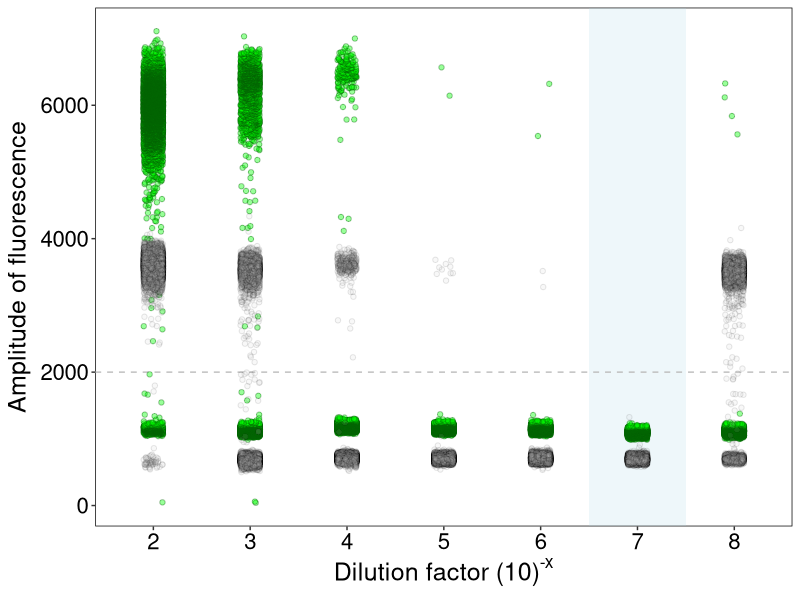
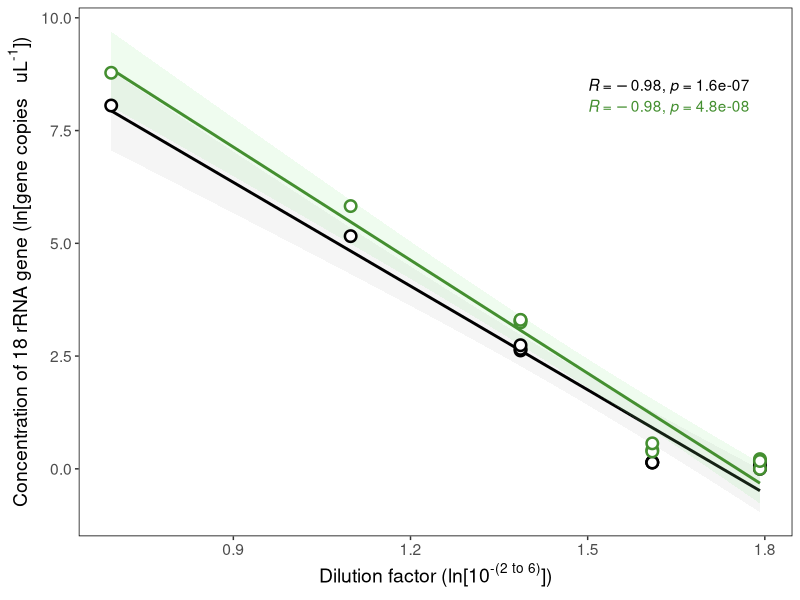
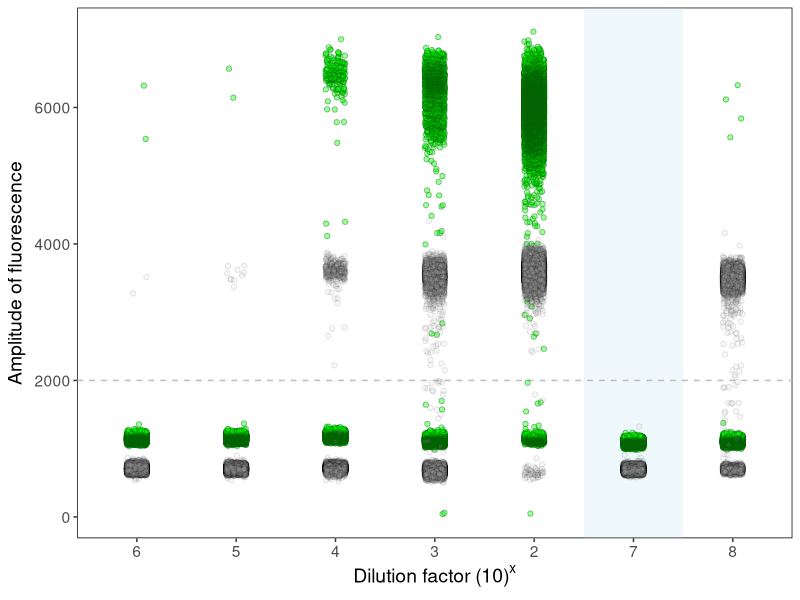
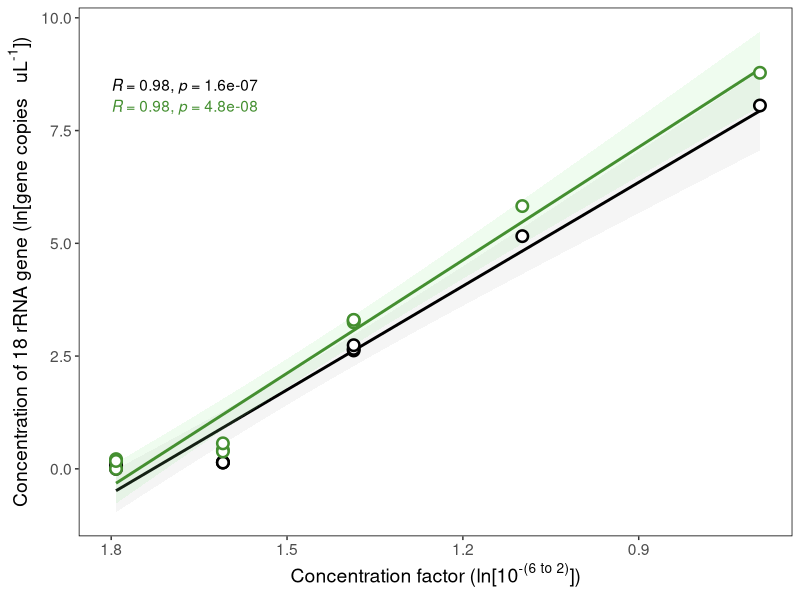
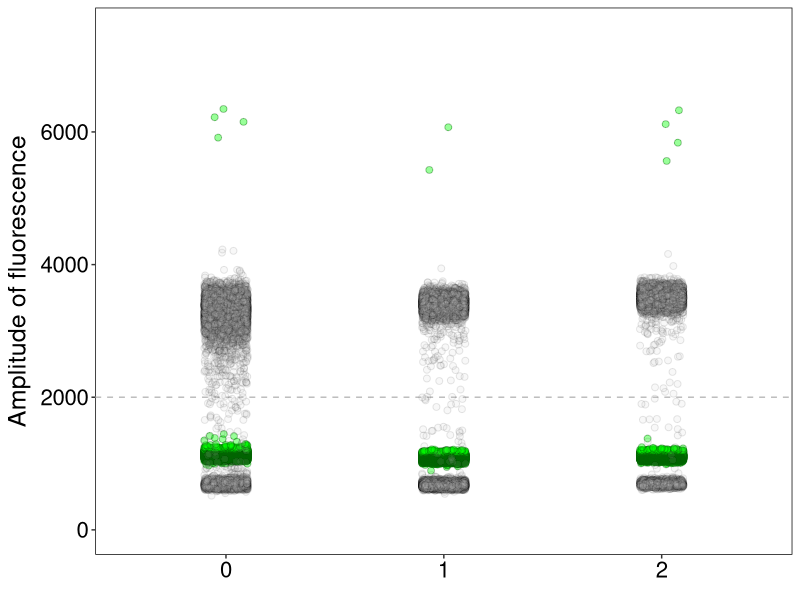
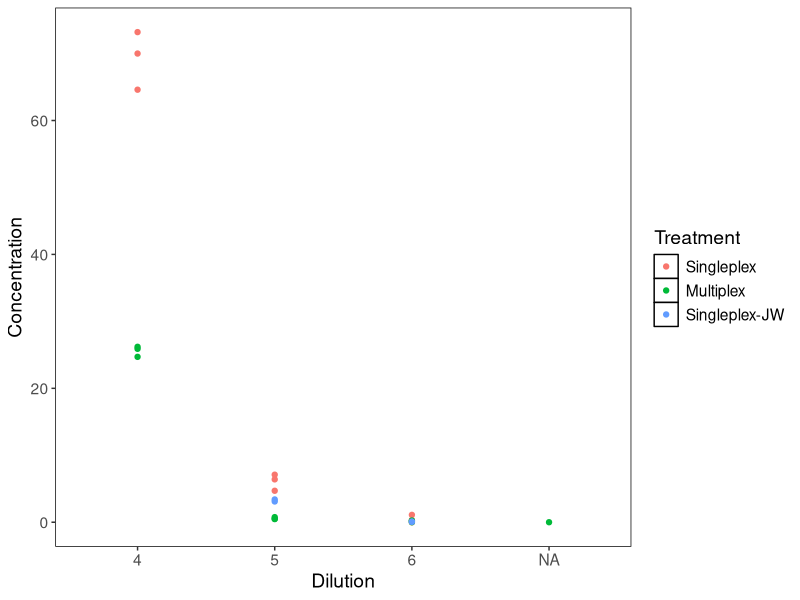
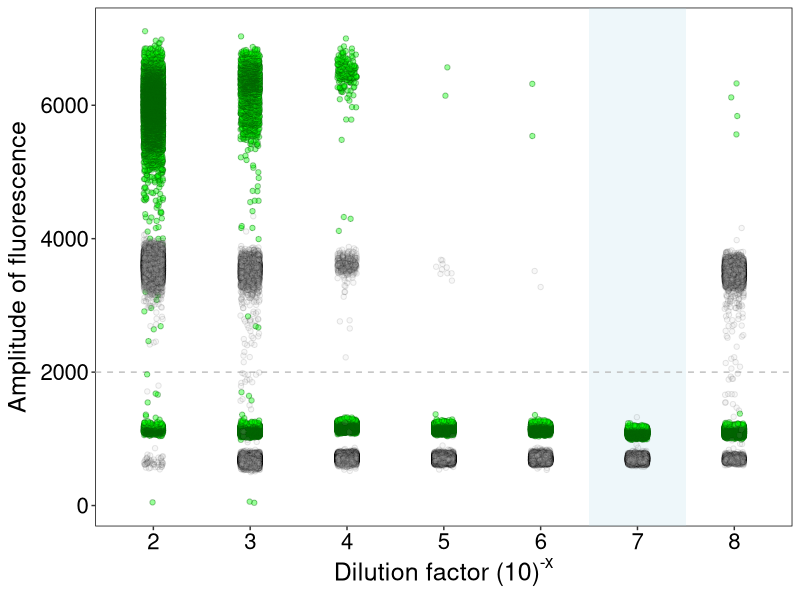
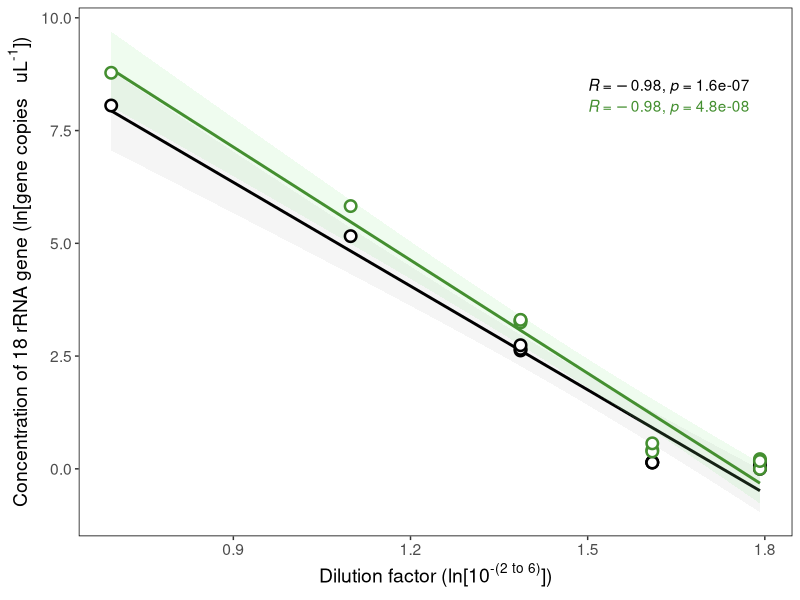

R code for these plots, in order:
## ---- chunk 1
#Libraries
library(ggplot2)
library(tidyverse)
library(dplyr)
library(readr)
library(forcats)
library(ggrepel)
library(ggpubr)
## ---- chunk 2
#Theme set
theme_set(  theme(legend.position = "none",
                  strip.background = element_rect(fill = "White"),
                  panel.background = element_rect(fill = "white",
                                                  colour = "black"), 
                  panel.grid.major = element_blank(), 
                  panel.grid.minor = element_blank(), 
                  text = element_text(size = 14)))
## ---- chunk 3
#whole ddPCR plate
ddPCR_fullrun <- read_csv("MolecEcology_ddPCRfullrun.csv")

#Specific wells with every single amplitude of every droplet!
INF_10_2 <- read_csv("Infected_10_2.csv")
INF_10_2$Order <- as.factor("2")
INF_10_2$Dilution <- as.factor("2")

INF_10_3 <- read_csv("Infected_10_3.csv")
INF_10_3$Order <- as.factor("3")
INF_10_3$Dilution <- as.factor("3")

#Here, we ran 10^-4, -5, -6, dilutions in triplicate so I am just grabbing one representative well. 
INF_10_4 <- read_csv("Infected_10_4.csv")
INF_10_4$Order <- as.factor("4")
INF_10_4$Dilution <- as.factor("4")

INF_10_5 <- read_csv("Infected_10_5.csv")
INF_10_5$Order <- as.factor("5")
INF_10_5$Dilution <- as.factor("5")

INF_10_6 <- read_csv("Infected_10_6.csv")
INF_10_6$Order <- as.factor("6")
INF_10_6$Dilution <- as.factor("6")

#This is the NTC for the multiplexed reaction.
NTC_M<- read_csv("NTC_Multiplex.csv")
NTC_M$Order <- as.factor("7")
NTC_M$Dilution <- as.factor("0")

#WILD ZOOPLANKTON TOWS
BLA_10_2 <- read_csv("ZOOP_BLACKLAKE_10_2.csv")
BLA_10_2$Order <- as.factor("8")
BLA_10_2$Dilution <- as.factor("2") 

PCH_10_2 <- read_csv("ZOOP_PACHENALAKE_10_2.csv")
PCH_10_2$Dilution <- as.factor("1") #IT IS NOT -1, BUT -2, BUT IT MAKES GRAPHING EASIER.

BLK_10_0 <- read_csv("WATER_BLACKWATRLAKE.csv")
BLK_10_0$Dilution <- as.factor("0")

## ---- chunk 4
############################################
#Whole Data Set
df <- ddPCR_fullrun %>%
      mutate(Well = as.factor(Well),
             Sample = as.factor(Sample),
             Target = as.factor(Target), 
             Species = ifelse(Target == "FAM", "Schisto", "Copepod"))

#Just the standard 
#This is from 100 copepods, each exposed to 1 worm. 
#In the ddPCR plate the order of this is 
#MULTIPLEXED
#D05 (10^-2), D06 (10^-3), 
#B01 (10^-4), B02 (10^-5), B03 (10^-6)
#D01 (10^-4), D02 (10^-5), D03 (10^-6)
#F01 (10^-4), F02 (10^-5), F03 (10^-6)

multiplex_standard <- df %>%
                      filter(Well %in% c(
                             "D05", #10^-2 dilution
                             "D06", #10^-3 dilution
                             "F12", #Multiplex NTC
                             "B01", "B02", "B03", #REPLICATE 1
                             "D01", "D02", "D03", #REPLICATE 2
                             "F01", "F02", "F03")) %>% #REPLICATE 3
                    separate(Sample, c("Inf", "Copes", "10", "Dilution", "Multiplex"), "_", 
                    extra = "merge", remove = F) %>%
                    mutate(Dilution = as.factor(Dilution), 
                           lnDilution = log(as.numeric(Dilution)+1),
                           lnConc = log(Concentration +1)) 
multiplex_standard$Treatment <- as.factor("Multiplex")


singleplex_schisto <- df %>%
                      filter(Well %in% c(
                             "A01", "A02", "A03", #REPLICATE 1
                             "C01", "C02", "C03", #REPLICATE 2
                             "E01", "E02", "E03")) %>% #REPLICATE 3
                    separate(Sample, c("Inf", "Copes", "10", "Dilution", "Multiplex"), "_", 
                    extra = "merge", remove = F) %>%
                    mutate(Dilution = as.factor(Dilution)) %>%
                    select(Well, Dilution, Target, Species, 
                           Concentration, AcceptedDroplets, Ratio, 
                           PoissonRatioMax, FractionalAbundance)
singleplex_schisto$Treatment <- as.factor("Singleplex")


#unexposed singpleplex
singleplex_copes<- df %>%
                      filter(Well %in% c(
                             "A04", "A05", "A06", #REPLICATE 1
                             "B04", "B05", "B06", #REPLICATE 2
                             "C04", "C05", "C06")) %>% #REPLICATE 3
                    separate(Sample, c("Inf", "Copes", "10", "Dilution", "Multiplex"), "_", 
                    extra = "merge", remove = F) %>%
                    mutate(Dilution = as.factor(Dilution)) %>%
                    select(Well, Dilution, Target, Species, 
                           Concentration, AcceptedDroplets, Ratio, 
                           PoissonRatioMax, FractionalAbundance)
singleplex_copes$Treatment <- as.factor("Singleplex")

##############################################################
# WILD INFECTION #
wildinfection<- df %>%
                      filter(Well %in% c(
                             "A10", "A11", "A12", #PCH, 10^-1 JUNE MULTIPLEX
                             "B10", "B11", "B12", #PCH, 10^-2 JUNE MULTIPLEX
                             "C10", "C11", "C12", #BLA, 10^-1 MARCH MULTIPLEX
                             "D10", "D11", "D12", #BLA, 10^-2 MARCH MULTIPLEX
                             "E05")) %>% #WATER SAMPLE
                    separate(Sample, c("Infec", "Copes", "Ten", "Dilution", "Multiplex"), "_", 
                    extra = "merge", remove = F) %>%
                    mutate(Dilution = as.factor(Dilution)) %>%
                    select(Well,Infec, Ten,
                           Dilution, Target, Species, 
                           Concentration, AcceptedDroplets, Ratio, 
                           PoissonRatioMax, FractionalAbundance)

##############################################################
# Well-specific amplification for each PCR rxn #
dilution_series<- rbind(INF_10_2, INF_10_3, INF_10_4, INF_10_5, INF_10_6, 
                        NTC_M,
                        BLA_10_2)

## ---- chunk 5
#Generate a table for the summary statistics of each of the dilations
multiplex_standard %>%
group_by(Dilution, Species) %>%
summarise(mean = mean(Concentration), 
          mean_d = mean(AcceptedDroplets),
          median = median(Concentration), 
          sd = sd(Concentration), 
          n = n(),
          se = sd / sqrt(n))

#Generate a table for the summary statistics of each of the dilations
#SCHISTOCEPHALUS
singleplex_schisto%>%
group_by(Dilution, Species) %>%
summarise(mean = mean(Concentration),
          mean_d = mean(AcceptedDroplets),
          median = median(Concentration), 
          sd = sd(Concentration), 
          n = n(),
          se = sd / sqrt(n))

#Generate a table for the summary statistics of each of the dilations
#COPES
#This is just for **unexposed** copes
singleplex_copes%>%
group_by(Dilution, Species) %>%
summarise(mean = mean(Concentration),
          mean_d = mean(AcceptedDroplets),
          median = median(Concentration), 
          sd = sd(Concentration), 
          n = n(),
          se = sd / sqrt(n))
## ---- chunk 6
Fig1<-
dilution_series %>%
  ggplot(aes(x = Order)) +
  annotate(geom = "rect", 
           xmin = 5.5, xmax = 6.5,
           ymin = -Inf, ymax = Inf, 
           fill = "lightblue", 
           alpha = 0.2) +
  geom_hline(yintercept = 2000, linetype = "dashed", colour = "grey")+
  geom_jitter(width = 0.1, height = 0, aes(y = `Ch1 Amplitude`), 
              fill = "green",
              colour = "darkgreen", 
              alpha = 0.4, shape = 21) + #FAM, SCHISTO
  #Copepods (Black)
  geom_jitter(width = 0.1, height = 0,aes(y = `Ch2 Amplitude`), 
              fill = "grey",
              colour = "black", 
              alpha = 0.1, shape = 21) +  #HEX, COPES
  labs(y = expression("Amplitude of fluorescence"),
       x = expression("Dilution factor (10)"^"-x")) +
  theme(axis.text  = element_text(size = 16), 
        text = element_text(size = 18))

Fig1

ggsave("Fig1.png", dpi = 300, 
       height = 6.96, width = 12)

#Looking at the linearity of the standard
Fig2<-
ggplot(multiplex_standard, aes(x = lnDilution, 
                               y = lnConc,
                               colour = Target))+
  stat_smooth(method = "glm", 
              formula = y ~ x, 
              aes(fill = Target), 
              alpha = 0.14) +
  geom_point(size = 3, 
             shape = 21, 
             stroke = 1.3, 
             fill = "white") +
     stat_cor( aes(color = Target), 
               label.x = 1.5) +
  scale_colour_manual(values = c("black", "#448F30")) +
  scale_fill_manual(values = c("grey", "lightgreen")) +
 labs(y = expression("Concentration of 18 rRNA gene (ln[gene copies   uL"^"-1"*"])"),
    x = expression("Dilution factor (ln[10"^"-(2 to 6)"*"])") ) 

Fig2

ggsave("Fig2.png", dpi = 300, 
       height = 5.5, width = 8)
## ---- chunk 7
#DIB mentions that it may be more intuitive to have DNA increasing as concentration rather than a dilution series. Let's have that coded here, just so it is ready to go it we need it. :)

dilution_series$R_Order <- fct_relevel(dilution_series$Order, 
                                       c("6", "5", "4", "3", "2", 
                                       "7", "8"))
levels(dilution_series$R_Order)
Fig1_rev<-
dilution_series %>%
  ggplot(aes(x = R_Order)) +
  annotate(geom = "rect", 
           xmin = 5.5, xmax = 6.5,
           ymin = -Inf, ymax = Inf, 
           fill = "lightblue", 
           alpha = 0.2) +
  geom_hline(yintercept = 2000, linetype = "dashed", colour = "grey")+
  geom_jitter(width = 0.1, height = 0, aes(y = `Ch1 Amplitude`), 
              fill = "green",
              colour = "darkgreen", 
              alpha = 0.4, shape = 21) + #FAM, SCHISTO
  #Copepods (Black)
  geom_jitter(width = 0.1, height = 0,aes(y = `Ch2 Amplitude`), 
              fill = "grey",
              colour = "black", 
              alpha = 0.1, shape = 21) +  #HEX, COPES
  labs(y = expression("Amplitude of fluorescence"),
       x = expression("Dilution factor (10)"^"x"))

Fig1_rev

ggsave("Fig1_Rev.png", dpi = 300, 
       height = 6.96, width = 12)

## Fig 2
#Looking at the linearity of the standard
Fig2_rev<-
ggplot(multiplex_standard, aes(x = lnDilution, 
                               y = lnConc,
                               colour = Target))+
  stat_smooth(method = "glm", 
              formula = y ~ x, 
              aes(fill = Target), 
              alpha = 0.14) +
  geom_point(size = 3, 
             shape = 21, 
             stroke = 1.3, 
             fill = "white") +
  scale_colour_manual(values = c("black", "#448F30")) +
  scale_fill_manual(values = c("grey", "lightgreen")) +
 labs(y = expression("Concentration of 18 rRNA gene (ln[gene copies   uL"^"-1"*"])"),
    x = expression("Concentration factor (ln[10"^"-(6 to 2)"*"])") ) +
  scale_x_reverse() +
    stat_cor( aes(color = Target), 
             label.x = -1.8) 

Fig2_rev

ggsave("Fig2_Rev.png", dpi = 300, 
       height = 5.5, width = 8)


## ---- chunk 8

#Generate a table for the summary statistics of each of the dilations
#COPES
#remember BLA is 10^-1, 
#remember PCH is 10^-1, 
#Water sample from BLK is undiluted

cope = (340955)/100 #this is based our gene copy estimate from our standard
worm = (159857)/100 #this is based our gene copy estimate from our standard

wildinfection%>%
group_by(Infec, Species, Dilution, Ten) %>%
#NOTE THAT HERE I AM CORRECTING FOR THE DILUTION FACTOR, SO ALL NUMBERS IN THE TABLE ARE CORRECTED.
mutate(corr = case_when(Ten == "1" ~ Concentration *10,
                        Ten == "2" ~ Concentration *100)) %>%
summarise(mean = mean(corr),
          mean_d = mean(AcceptedDroplets),
          median = median(corr), 
          sd = sd(corr), 
          n = n(),
          se = sd / sqrt(n), 
          worms = mean/worm, 
          #remember, "worm" is how many copies/uL there is of gene for 1 estimate worm
          #be careful here, it will give you values everything but just look at worms
          #remember, "cope" is how many copies/uL there is of gene for 1 estimate copepod
          copes = mean/cope) #be careful here, it will give you values for both but just look at copes

## From summary table ####
#(just taking 10^-1 estimates (corrected) for worms (more DNA, more accurate), 
#and 10^-2 for copepods (because they max-out at 10^-1))

#PCH JUNE = 31.9 copepods, 0.00813 schisto
0.00813/31.9

#BLA MARCH = 60.2 copepods, 0.0423 schisto
0.423/60.2

#What happens here when you use the 10^-1 rows is that you don't get the seperation of the copepods because there are just too doggon many of them!
BLA_10_2_short <- BLA_10_2 %>% select(!c("Order"))
  
wild<- rbind(BLK_10_0,PCH_10_2, BLA_10_2_short)

Fig_3<- 
  wild %>%
  ggplot(aes(x = Dilution)) +
  geom_hline(yintercept = 2000, linetype = "dashed", colour = "grey")+
  geom_jitter(width = 0.1, height = 0, aes(y = `Ch1 Amplitude`), 
              fill = "green",
              size = 2,
              colour = "darkgreen", 
              alpha = 0.4, shape = 21) + #FAM, SCHISTO
  #Copepods (Black)
  geom_jitter(width = 0.1, height = 0,aes(y = `Ch2 Amplitude`), 
              fill = "grey",
              size = 2,
              colour = "black", 
              alpha = 0.1, shape = 21) +  #HEX, COPES
  ylim(0, 7500)+
  labs(y = expression("Amplitude of fluorescence"),
       x = expression(""))+
  theme(axis.text  = element_text(size = 16), 
        text = element_text(size = 18))

Fig_3

ggsave("Fig_3.png", dpi = 600, 
       height = 6.5, width = 9)


## ---- chunk 9
####################
schisto<- full_join(multiplex_standard, singleplex_schisto)
levels(schisto$Treatment)

################### ############### ###################
#Do we get more schisto DNA in multiplexed or singplexed reactions?
schisto_stat1<- schisto %>%
               #removing dilutions that we don't have for the singleplex
               filter(!Dilution %in% c("2", "3")) %>%
               filter(Species == "Schisto", 
                      Treatment == "Multiplex") %>%
               select(Concentration)

schisto_stat2<- schisto %>%
               filter(Species == "Schisto", 
                      Treatment == "Singleplex") %>%
               select(Concentration)

t.test(schisto_stat1, schisto_stat2, alternative = "two.sided")

## ---- chunk 10

#We will take data from unexposed copes (singleplex_copes)
#We will take data from infected copes (multiplex_standard)

multiplex_standard_copes <- multiplex_standard %>%
                            filter(Species == "Copepod") %>%
                            select(!c(lnDilution, lnConc))

#this is from 100 copes from JW's lab that I took back in Feb 2024. Just to compare that we get similar results across different extraction days + populations
add_copes <- df %>%
             filter(Well %in% c("F07", "F08", "F09", "F10")) %>%
                    separate(Sample, c("Inf", "Copes", "Ten", "Dilutions", "Dilution", "Plex"), "_", 
                    extra = "merge", remove = F) %>%
                    mutate(Dilution = as.factor(Dilution)) %>%
                    select(Well, Dilution, Target, Species, 
                           Concentration, AcceptedDroplets, Ratio, 
                           PoissonRatioMax, FractionalAbundance)
add_copes$Treatment <- as.factor("Singleplex-JW")

multiplex_standard_copes_short <- multiplex_standard_copes %>% select(!c("Sample", "Inf", "Copes", "10", "Multiplex"))
copes_100<- rbind(singleplex_copes, multiplex_standard_copes_short, 
                  add_copes) 

copes_100<- copes_100 %>%
            filter(!Dilution %in% c(2, 3))

#Average copepod concentration across three standards after correcting for dilution
copes_100%>%
#group_by(Dilution) %>% #Treatment
#Together, when correcting for dilution we see:
mutate(corr = 
             case_when(Dilution == "4" ~ Concentration *10000, 
                       Dilution == "5" ~ Concentration *100000,
                       Dilution == "6" ~ Concentration *1000000)) %>%
summarise(mean = mean(corr),
          mean_d = mean(AcceptedDroplets),
          median = median(corr), 
          sd = sd(corr), 
          n = n(),
          se = sd / sqrt(n),
          CV = (sd/(mean*100)))  

#Let's look at it
ggplot(copes_100, aes(x = Dilution, y = Concentration, 
                      colour = Treatment)) +
  geom_point() +
  theme(legend.position = "right")

#### SIMPLE STATS ####
#Do we get more copepod DNA in infected or unexposed treatments?

#First we are looking at the 10^-4 dilution, for which we only have singleplex and multiplex data from two standards.
copes_stat1<- copes_100 %>%
               #removing dilutions that we don't have for the singleplex
               filter(Treatment == "Multiplex") %>%
               select(Concentration)

copes_stat2<- copes_100 %>%
               #removing dilutions that we don't have for the singleplex
               filter(Treatment == "Singleplex") %>%
               select(Concentration)

t.test(copes_stat1, copes_stat2, alternative = "two.sided")

#how about a simple ANOVA?
library(car)
car::Anova(aov(Concentration ~ Treatment, data = copes_100))

## ---- chunk 11
schisto %>%
        filter(Species == "Schisto") %>%
#don't need to do treatment as we already showed that no difference between single and multiplex
  
group_by(Dilution) %>% #turn this off when you want overall copy estimate.
  
#filter(!Dilution %in% c("5", "6")) %>% 
#lower dilutions are an order of magnitude off when correcting, so let's just remove them.
mutate(corr = case_when(Dilution == "2" ~ Concentration *100,
                              Dilution == "3" ~ Concentration *1000, 
                              Dilution == "4" ~ Concentration *10000, 
                              Dilution == "5" ~ Concentration *100000,
                              Dilution == "6" ~ Concentration *1000000)) %>%
summarise(mean = mean(corr),
          mean_d = mean(AcceptedDroplets),
          median = median(corr), 
          sd = sd(corr), 
          n = n(),
          se = sd / sqrt(n), 
          CV = (sd/(mean*100))) 

